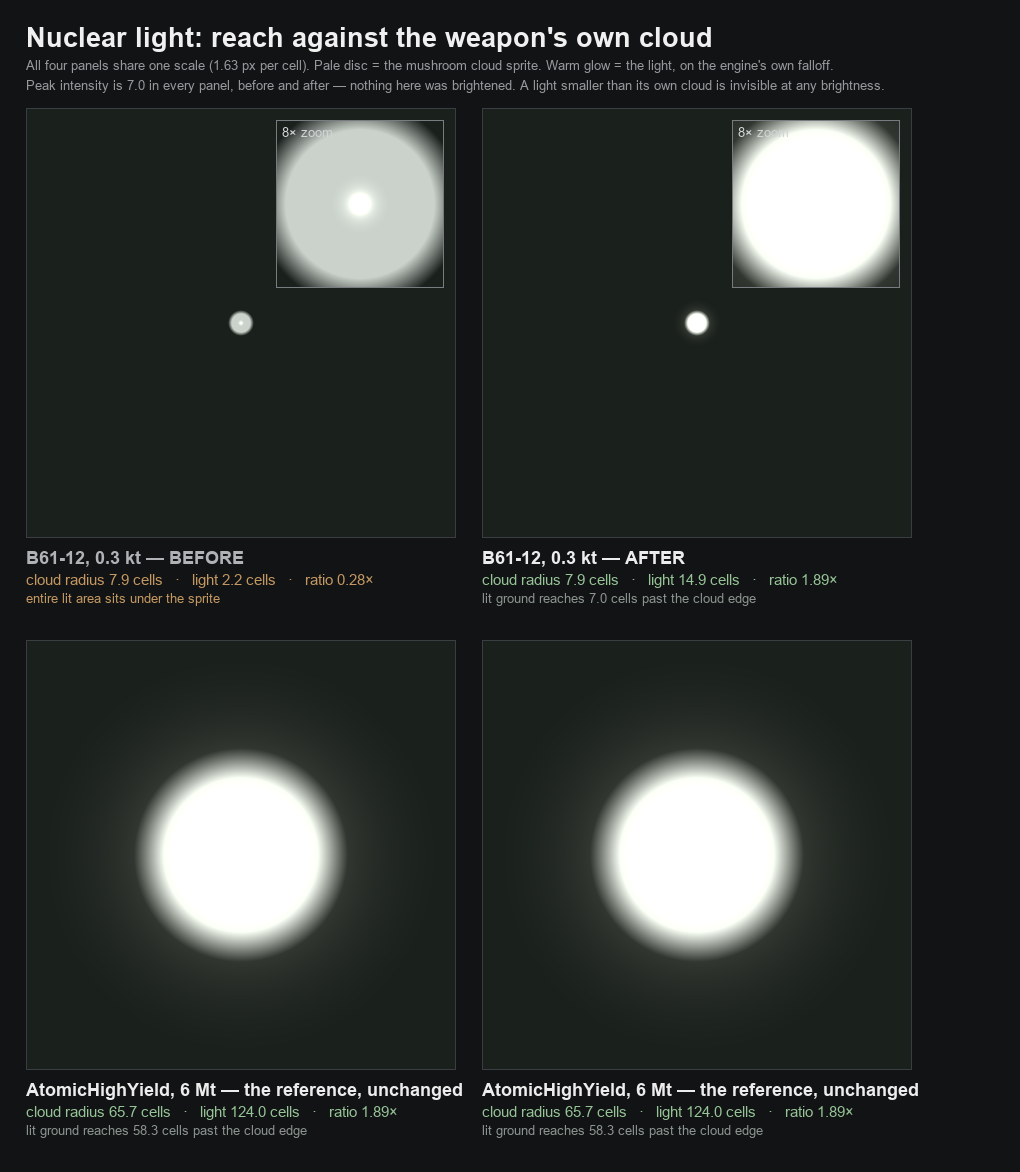

Generate this figure with Python:
#!/usr/bin/env python3
"""Render WORKSPACE/mockups/nuke-light-ratio.png -- the 0.3 kt and 6 Mt lights, before and after.

Everything in the four main panels is at ONE common scale (px per cell), so the sizes are directly
comparable across all of them. The 0.3 kt row also gets an 8x inset, because at the common scale its
old light is a 4-pixel dot -- which is the finding, but is hard to look at.

The glow is drawn with the engine's own falloff rather than something that merely looks similar:
TerrainLighting.cs:48-50, :255-257 give w(f) = (1/(1 + 24*(1-f)^2) - 1/25) * 25/24 with f = 1 - r/R.

PIL only, no numpy.  python WORKSPACE/mockups/nuke-light-ratio.py
"""

import os
from PIL import Image, ImageDraw, ImageFont

OUT = os.path.join(os.path.dirname(os.path.abspath(__file__)), 'nuke-light-ratio.png')

# cells. cloud radius = ScalePercent * 310 / (100*24) / 2
CASES = [
    ('B61-12, 0.3 kt', 7.9, 2.2, 14.9),
    ('AtomicHighYield, 6 Mt', 65.7, 124.0, 124.0),
]

PANEL = 430
HALF_CELLS = 132.0                       # half-width of a panel in cells, common to all four
PX_PER_CELL = (PANEL / 2.0) / HALF_CELLS
INSET_ZOOM = 8.0

TERRAIN = (26, 32, 28)
GLOW_TINT = (255, 246, 224)
CLOUD_TINT = (206, 208, 205)
PEAK = 7.0
GAIN = 36.0                              # intensity 7.0 -> 252, just under saturation

K = 24.0
EDGE = 1.0 / (1.0 + K)
SCALE = 1.0 / (1.0 - EDGE)


def falloff(r, radius):
    """The engine's InverseSquare weight at distance r from a light of the given radius."""
    if r >= radius:
        return 0.0
    u = r / radius
    return (1.0 / (1.0 + K * u * u) - EDGE) * SCALE


def cloud_alpha(r, radius):
    """A soft-edged disc standing in for the nuke_large sprite: solid core, feathered rim."""
    if r >= radius:
        return 0.0
    u = r / radius
    return 1.0 if u < 0.72 else (1.0 - u) / 0.28


def render(cloud_cells, light_cells, px_per_cell, size):
    img = Image.new('RGB', (size, size), TERRAIN)
    px = img.load()
    cx = cy = size / 2.0
    light_px = light_cells * px_per_cell
    cloud_px = cloud_cells * px_per_cell
    for y in range(size):
        dy = y + 0.5 - cy
        for x in range(size):
            dx = x + 0.5 - cx
            r = (dx * dx + dy * dy) ** 0.5

            value = PEAK * falloff(r, light_px) * GAIN
            cr, cg, cb = TERRAIN
            if value > 0:
                cr += value * GLOW_TINT[0] / 255.0
                cg += value * GLOW_TINT[1] / 255.0
                cb += value * GLOW_TINT[2] / 255.0

            # The cloud sprite draws OVER the lit ground. nuke_large is BlendMode: Additive, so it
            # does not occlude the glow -- it swamps it, which reads the same way to a player and is
            # why a light smaller than its own cloud cannot be seen at any brightness.
            a = cloud_alpha(r, cloud_px)
            if a > 0:
                cr += a * CLOUD_TINT[0] * 0.86
                cg += a * CLOUD_TINT[1] * 0.86
                cb += a * CLOUD_TINT[2] * 0.86

            px[x, y] = (min(255, int(cr)), min(255, int(cg)), min(255, int(cb)))
    return img


def font(sz, bold=False):
    for name in (('arialbd.ttf', 'seguisb.ttf') if bold else ('arial.ttf', 'segoeui.ttf')):
        try:
            return ImageFont.truetype(name, sz)
        except OSError:
            continue
    return ImageFont.load_default()


def main():
    pad, top, gap, label_h = 26, 108, 26, 76
    inset = 168
    W = max(pad * 2 + PANEL * 2 + gap, 1020)
    H = top + (PANEL + label_h) * 2 + gap + pad

    canvas = Image.new('RGB', (W, H), (17, 19, 21))
    d = ImageDraw.Draw(canvas)
    f_title, f_head, f_body, f_small = font(27, True), font(18, True), font(15), font(13)

    d.text((pad, 22), 'Nuclear light: reach against the weapon\'s own cloud', font=f_title, fill=(240, 240, 240))
    subtitle = [
        'All four panels share one scale (%.2f px per cell). Pale disc = the mushroom cloud sprite. '
        'Warm glow = the light, on the engine\'s own falloff.' % PX_PER_CELL,
        'Peak intensity is 7.0 in every panel, before and after — nothing here was brightened. A light '
        'smaller than its own cloud is invisible at any brightness.',
    ]
    for i, line in enumerate(subtitle):
        d.text((pad, 58 + i * 20), line, font=f_small, fill=(150, 152, 156))

    for row, (name, cloud, before, after) in enumerate(CASES):
        y = top + row * (PANEL + label_h + gap)
        for col, (tag, light) in enumerate((('BEFORE', before), ('AFTER', after))):
            x = pad + col * (PANEL + gap)
            canvas.paste(render(cloud, light, PX_PER_CELL, PANEL), (x, y))
            d.rectangle([x, y, x + PANEL - 1, y + PANEL - 1], outline=(58, 62, 66))

            ratio = light / cloud
            unchanged = abs(after - before) < 0.05
            head = '%s — %s' % (name, tag)
            if unchanged:
                head = '%s — the reference, unchanged' % name
            d.text((x, y + PANEL + 9), head, font=f_head,
                   fill=(236, 236, 236) if (col or unchanged) else (176, 178, 182))
            d.text((x, y + PANEL + 33),
                   'cloud radius %.1f cells   ·   light %.1f cells   ·   ratio %.2f×' % (cloud, light, ratio),
                   font=f_body, fill=(196, 152, 96) if ratio < 1 else (150, 196, 150))
            d.text((x, y + PANEL + 53),
                   'entire lit area sits under the sprite' if ratio < 1
                   else 'lit ground reaches %.1f cells past the cloud edge' % (light - cloud),
                   font=f_small, fill=(196, 152, 96) if ratio < 1 else (140, 148, 142))

            # 8x inset for the small weapon, whose real extents are a few pixels at the common scale.
            if cloud < 20:
                ins = render(cloud, light, PX_PER_CELL * INSET_ZOOM, inset)
                ix, iy = x + PANEL - inset - 12, y + 12
                canvas.paste(ins, (ix, iy))
                d.rectangle([ix, iy, ix + inset - 1, iy + inset - 1], outline=(120, 124, 128))
                d.text((ix + 6, iy + 5), '%.0f× zoom' % INSET_ZOOM, font=f_small, fill=(210, 212, 214))

    canvas.save(OUT)
    print('wrote ' + OUT)


if __name__ == '__main__':
    main()
